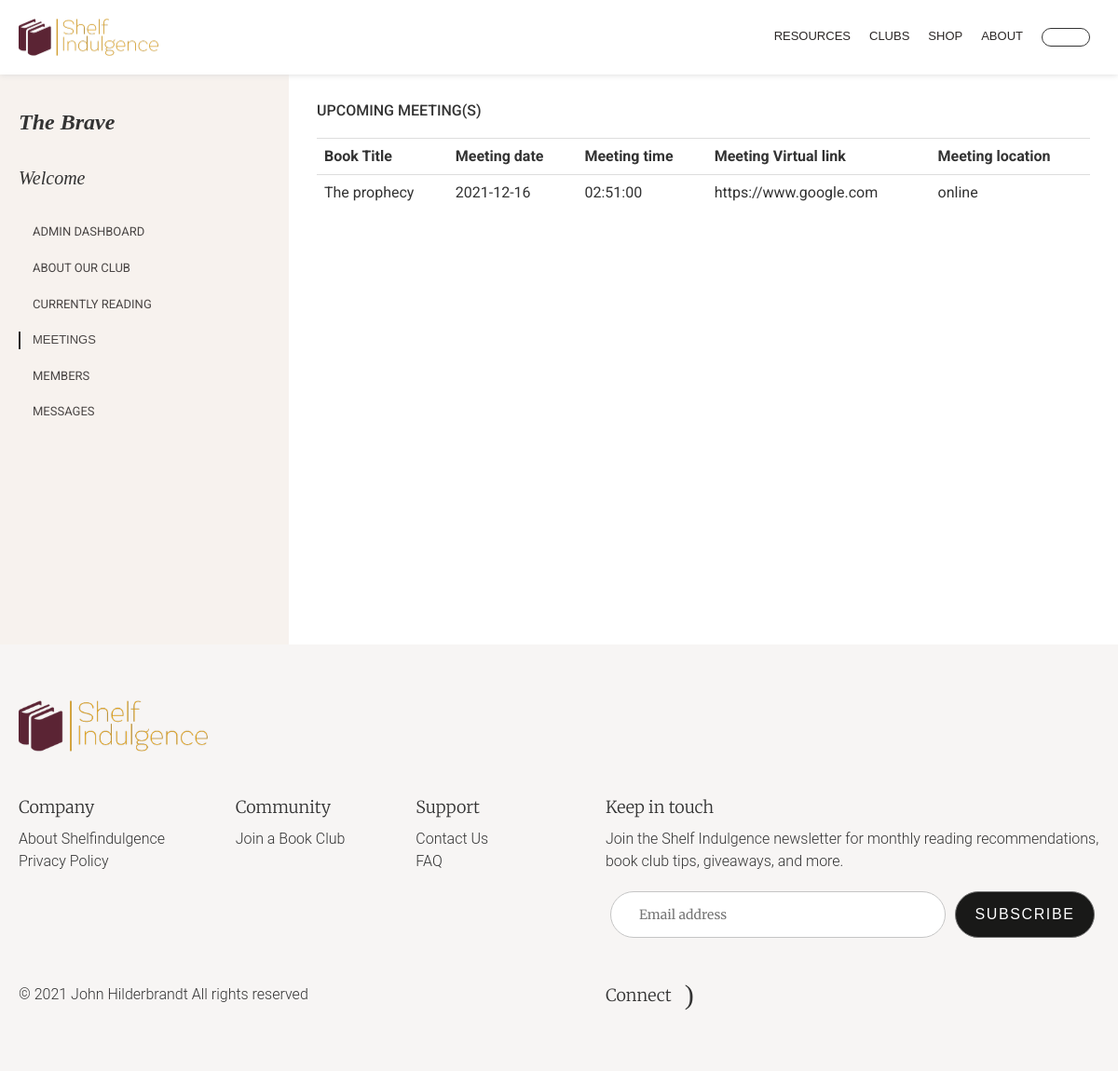
The app's page /meetings.php?clubname=the brave with its own data.
### tables this page shows
CREATE TABLE IF NOT EXISTS `meeting` (
  `id` int(11) NOT NULL AUTO_INCREMENT,
  `bookname` varchar(225) NOT NULL,
  `meetingdate` date NOT NULL,
  `meetingtime` time NOT NULL,
  `meetinglink` varchar(225) NOT NULL,
  `meetinglocation` varchar(75) NOT NULL,
  `clubname` varchar(75) NOT NULL,
  PRIMARY KEY (`id`)
);

### functions/database_functions.php (called while the page is built, shortened)
<?php
	function getMeetingByClubname($conn, $clubname){
		$query = "SELECT id, bookname, meetingdate, meetingtime, meetinglink, meetinglocation, clubname FROM meeting WHERE clubname = '$clubname'";
		$result = mysqli_query($conn, $query);
		return $result;
	}
?>

### meetings.php (the view, shortened to what this page needs)
<?php
$clubname = $_GET['clubname'];
$username=$_SESSION['username'];
require_once "./functions/database_functions.php";
$conn = db_connect();
$result = getMeetingByClubname($conn, $clubname);
?>
<!DOCTYPE html>
<html lang="en">
<head>
    <link rel="stylesheet" href="static/css/vendors~main.css">
    <link rel="stylesheet" href="static/css/main.css">
    <link rel="stylesheet" href="static/css/MeetingPage.css">
</head>
<body class="intent-mouse">
    <div id="root">
        <div>
            <div class="wrapper-container fix-overflow-x">
                <header class="header-container">
                    <nav class="navbar">
                        <div class="navbar-header">
                            <div class="navbar-brand logo"><a href="home.php" aria-label="Link to Shelf Indulgence&#x27;s Homepage"><img width="233" height="30" src="static/media/logo.png" class="img-responsive" alt="" /></a></div>
                        </div>
                        <div class="navbar-collapse">
                            <div class="nav-wrapper">
                                <div aria-hidden="false" tabindex="-1" class="nav-container ">
                                    <ul class="nav bz-navbar-nav navbar-right">
                                        <li class="m-item" ><a href="" class="m-link">Resources</a>
                                        </li>
                                        <li class="m-item"><a href="" class="m-link">clubs</a>
                                        </li>
                                        <li class="m-item"><a href="shop.php" class="m-link">Shop</a></li>
                                        <li class="m-item"><a href="about.php" class="m-link">About</a></li>
                                        <li class="m-item"><a href="profile.php" class="mtr-button btn-white">
                                        </a></li>
                                    </ul>
                                </div>
                            </div>
                        </div>
                    </nav>
                </header>
                <main class="main-container" id="content">
                    <div class="profile-container meeting-container">
                        <div class="container-fluid">
                            <div class="row">
                                <div class="center">
                                    <div class="left-container">
                                        <div class="profile-content club-content">
                                            <div class="avatar-content">
                                                <div class="club-info">
                                                    <div style="text-transform: capitalize;font-weight: bold;font-style: oblique;font-size: 24px;font-family: bradler hand itc;">
                                                        <?php echo $clubname; ?>
                                                    </div>
                                                    <div style="text-transform: capitalize;font-style: oblique;font-size: 20px;font-family: bradler hand itc;">
                                                        <br>
                                                        Welcome  <?php echo $username; ?>
                                                    </div>
                                                </div>
                                            </div>
                                            <div class="list-user-menu">
                                                <ul class="list">
                                                    <li class="item"><a class="" href="admin-dashboard.php?clubname=<?php echo $clubname; ?>">ADMIN DASHBOARD</a></li>
                                                    <li class="item"><a class="" href="about-our-club.php?clubname=<?php echo $clubname; ?>">ABOUT OUR CLUB</a></li>
                                                    <li class="item"><a class="" href="currently-reading.php?clubname=<?php echo $clubname; ?>">CURRENTLY READING</a></li>
                                                    <li class="item"><a class="active" href="#">MEETINGS</a></li>
                                                    <li class="item"><a class="" href="members.php?clubname=<?php echo $clubname; ?>">MEMBERS</a></li>
                                                    <li class="item"><a class="" href="messages.php?clubname=<?php echo $clubname; ?>">MESSAGES</a></li>
                                                </ul>
                                            </div>
                                        </div>
                                    </div>
                                    <div class="right-container">
                                        <div class="block-container"><span></span>
                                            <div class="book-list-container">
                                                <div class="block-content block-my-clubs block-list-meeting">
                                                    <div class="block-main-header">
                                                        <div class="block-header">
                                                            <h1 class="block-title">UPCOMING MEETING(S)</h1>
                                                        </div>
                                                        <div>
                                                            <table class="table" style="margin-top: 20px">
                                                                <tr>
                                                                    <th>Book Title</th>
                                                                    <th>Meeting date</th>
                                                                    <th>Meeting time</th>
                                                                    <th>Meeting Virtual link</th>
                                                                    <th>Meeting location</th>
                                                                </tr>
                                                                <?php while($row = mysqli_fetch_assoc($result)){ ?>
                                                                <tr>
                                                                    <td><?php echo $row['bookname']; ?></td>
                                                                    <td><?php echo $row['meetingdate']; ?></td>
                                                                    <td><?php echo $row['meetingtime']; ?></td>
                                                                    <td><?php echo $row['meetinglink']; ?></td>
                                                                    <td><?php echo $row['meetinglocation']; ?></td>
                                                                </tr>
                                                                <?php } ?>
                                                            </table>
                                                        </div>
                                                    </div>
                                                </div>
                                            </div>
                                        </div>
                                    </div>
                                </div>
                            </div>
                        </div>
                    </div>
                </main>
               <footer class="footer-container">
                        <div class="footer-top"><a href="/" class="logo-footer" aria-label="Link to Shelfindulgence&#x27;s Homepage"><img width="203" height="26" class="img-responsive" src="static/media/logo.png" alt="" /></a></div>
                        <div class="footer-middle">
                            <div class="footer-nav">
                                <div class="footer-nav-item">
                                    <h3 class="nav-title">Company</h3>
                                    <p class="nav-item"><a class="nav-link" href="/about">About Shelfindulgence</a></p>
                                    <p class="nav-item"><a class="nav-link" href="/privacy-policy">Privacy Policy</a></p>
                                </div>
                                <div class="footer-nav-item">
                                    <h3 class="nav-title">Community</h3>
                                    <p class="nav-item"><a class="nav-link" href="">Join a Book Club</a></p>
                                </div>
                                <div class="footer-nav-item">
                                    <h3 class="nav-title">Support</h3>
                                    <p class="nav-item"><a class="nav-link" href="/faq/#contact-us">Contact Us</a></p>
                                    <p class="nav-item"><a class="nav-link" href="/faq">FAQ</a></p>
                                </div>
                            </div>
                            <div class="subscribe-block">
                                <h3 class="nav-title">Keep in touch</h3>
                                <p class="nav-item">Join the Shelf Indulgence newsletter for monthly reading recommendations, book club tips, giveaways, and more.</p>
                                <div class="blog-subscribe subscribe-top-books">
                                    <div class="center">
                                        <form class="form-subscribe" novalidate=""><input type="email" class="input-form" value="" aria-label="Email address" placeholder="Email address" /><button type="submit" class="input-submit">SUBSCRIBE</button></form>
                                    </div>
                                </div>
                            </div>
                        </div>
                        <div class="footer-bottom">
                            <div class="copyright">
                                <p>©
                                    2021
                                     John Hilderbrandt All rights reserved
                                </p>
                            </div>
                            <div class="social-list">
                                <p class="social-items">Connect</p>
                                <div class="social-items"><a target="_blank" rel="noopener noreferrer" aria-label="Link to Shelfindulgence&#x27;s Instagram" href="https://www.instagram.com/bookclub.z/"><span class="ficon ficon-instagram"></span></a></div>
                                <div class="social-items"><a target="_blank" rel="noopener noreferrer" aria-label="Link to Shelfindulgence&#x27;s LinkedIn" href="https://www.linkedin.com/company/Shelfindulgence"><span class="ficon ficon-linkedin-circle"></span></a></div>
                            </div>
                        </div>
                    </footer>
            </div>
        </div>
    </div>
</body>
</html>

### static/css/MeetingPage.css (style rules this page uses)
.profile-container { padding-top: 80px; position: relative; background-color: #f7f2ee }
.profile-container:after { content: ""; position: absolute; left: 50%; right: 0; bottom: 0; top: 0; background-color: #fff; z-index: 0 }
.profile-container .center { background-color: #fff; min-height: calc(100vh - 188px); position: relative; z-index: 1; display: -webkit-flex; display: -moz-flex; display: -ms-flexbox; display: flex; -webkit-flex-wrap: wrap; -ms-flex-wrap: wrap; flex-wrap: wrap; width: 1295px; max-width: 100% }
.profile-container .left-container { background-color: #f7f2ee; float: left; padding: 34px 0 34px 20px; width: 310px; vertical-align: top }
.profile-container .right-container { background-color: #fff; padding: 30px; float: left; width: calc(100% - 310px); position: relative }
.profile-container .profile-content .avatar-content { padding-bottom: 15px; width: 100%; display: -webkit-flex; display: -moz-flex; display: -ms-flexbox; display: flex; -ms-flex-align: center; -webkit-align-items: center; -moz-align-items: center; align-items: center }
.profile-container .profile-content.club-content .avatar-content { -webkit-flex-direction: column; -moz-flex-direction: column; -ms-flex-direction: column; flex-direction: column; -ms-flex-align: start; -webkit-align-items: flex-start; -moz-align-items: flex-start; align-items: flex-start }
.profile-container .list-user-menu { padding: 10px 30px 0 0 }
.profile-container .list-user-menu .item { padding: 10px 0 }
.profile-container .list-user-menu .item a, .profile-container .list-user-menu .item span { border-left: 2px solid rgba(0, 0, 0, 0); color: #4a4645; display: block; font-size: 13px; font-size: .8125rem; padding-left: 13px }
.profile-container .list-user-menu .item a.active, .profile-container .list-user-menu .item span.active { border-color: #2c2827; font-family: "Roboto Bold", sans-serif }

### records on screen
meeting: bookname "The prophecy", meetingdate "2021-12-16", meetingtime "02:51:00", meetinglink "https://www.google.com", meetinglocation "online"

### other values on screen
$clubname "The Brave"
